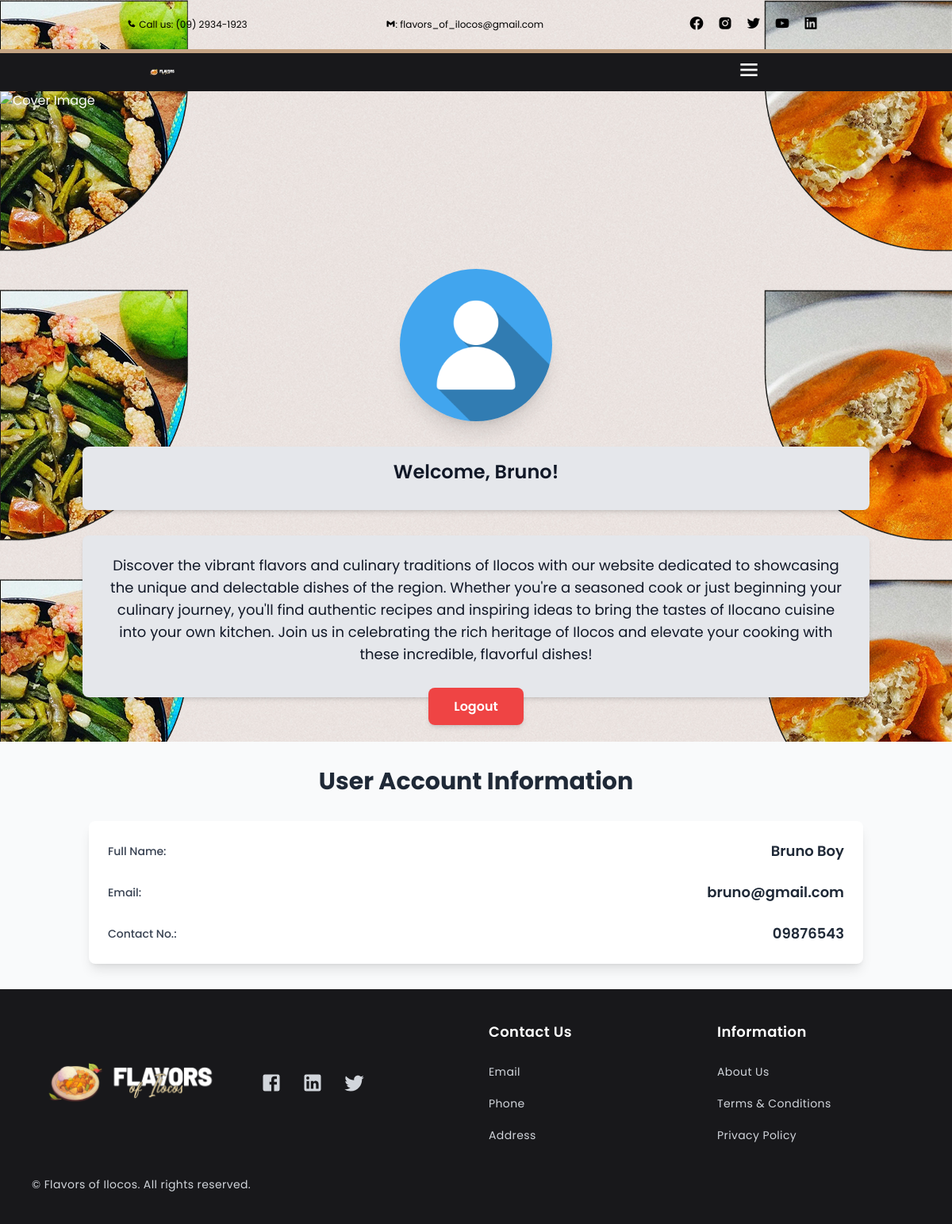
/accounts.php (signed in), run on the app's committed database.
### tables this page shows
CREATE TABLE `user_form` (
  `id` int(255) NOT NULL,
  `username` varchar(255) NOT NULL,
  `email` varchar(255) NOT NULL,
  `full_name` varchar(255) NOT NULL,
  `password` varchar(255) NOT NULL,
  `contact` varchar(255) NOT NULL,
  `user_type` varchar(20) NOT NULL
);

### accounts.php (the view, shortened to what this page needs)
<?php
@include 'config.php';
$user_name = $_SESSION['user_name'];
$sql = "SELECT * FROM user_form WHERE username = '$user_name'";
$result = mysqli_query($conn, $sql);
if (mysqli_num_rows($result) > 0) {
    $row = mysqli_fetch_assoc($result);
    $full_name = $row['full_name'];
    $email = $row['email'];
    $contact = $row['contact'];
} else {
    $full_name = $email = $address = $contact = "No details available";
}
?>
<!DOCTYPE html>
<html lang="en">
<head>
   <link rel="stylesheet" href="css/styles.css">
   <link href='https://unpkg.com/boxicons@2.1.4/css/boxicons.min.css' rel='stylesheet'>
</head>
<body>
<?php include 'header_user.php'; ?>
<section class="bg-gray-10 text-white">
    <div class="relative w-full">
        <img src="/Flavors of Ilocos/images/food.jpg" alt="Cover Image" class="w-full h-[20rem] object-cover rounded-b-lg" />
        <div class="absolute bottom-[-6rem] left-1/2 transform -translate-x-1/2">
            <img src="/Flavors of Ilocos/images/user.png" alt="User Profile"
                class="w-[12rem] h-[12rem] rounded-full border-4 border-white shadow-xl object-cover" />
        </div>
    </div>
    <div class="max-w-screen-lg mx-auto px-4 pb-8 pt-32 text-center">
        <div class="bg-gray-200 rounded-lg py-4 px-6 shadow-md">
            <h1 class="text-2xl font-semibold text-gray-900 mb-4">Welcome, <span class="text-gray-900"><?php echo $_SESSION['user_name']; ?></span>!</h1>
        </div>
        <div class="bg-gray-200 rounded-lg py-6 px-8 mt-8 shadow-md text-lg text-gray-900">
            <p class="mb-4">
                Discover the vibrant flavors and culinary traditions of Ilocos with our website dedicated to showcasing the unique and delectable dishes of the region.
                Whether you're a seasoned cook or just beginning your culinary journey, you'll find authentic recipes and inspiring ideas to bring the tastes of Ilocano cuisine into your own kitchen.
                Join us in celebrating the rich heritage of Ilocos and elevate your cooking with these incredible, flavorful dishes!
            </p>
        </div>
        <a href="/Flavors of Ilocos/logout.php" class="bg-red-500 text-white font-semibold py-3 px-8 mt-6 rounded-lg shadow-md hover:bg-red-600 transition duration-300">
            Logout
        </a>
    </div>
</section>
<section class="bg-gray-50 py-8">
    <div class="max-w-screen-lg mx-auto px-6">
        <h2 class="text-3xl font-bold text-center text-gray-800 mb-8">User Account Information</h2>
        <div class="bg-white shadow-lg rounded-lg p-6 space-y-6">
            <div class="flex items-center justify-between">
                <label class="w-40 text-sm font-medium text-gray-700">Full Name:</label>
                <p class="text-lg text-gray-800 font-semibold"><?php echo $full_name; ?></p>
            </div>
            <div class="flex items-center justify-between">
                <label class="w-40 text-sm font-medium text-gray-700">Email:</label>
                <p class="text-lg text-gray-800 font-semibold"><?php echo $email; ?></p>
            </div>
            <div class="flex items-center justify-between">
                <label class="w-40 text-sm font-medium text-gray-700">Contact No.:</label>
                <p class="text-lg text-gray-800 font-semibold"><?php echo $contact; ?></p>
            </div>
        </div>
    </div>
</section>
<?php include 'footer.php'; ?>
</body>
</body>
</html>

### css/styles.css (style rules this page uses)
body { background-image: url(images/BG1.jpg); }

### css/header_user.css (style rules this page uses)
* { font-family: 'Poppins', sans-serif; margin:0; padding:0; box-sizing: border-box; outline: none; border:none; text-decoration: none; }
:root { --primary-color: #18181b; --secondary-color: rgb(196, 164, 132); --tertiary-color: rgb(255, 255, 255); }
* { margin: 0; padding: 0; }
body { font-family: "Rubik", sans-serif; }
a { text-decoration: none; }

### data on the page
user_form: full_name "Bruno Boy", email "bruno@gmail.com", contact "09876543"

### other printed values
$_SESSION['user_name'] "Bruno"
